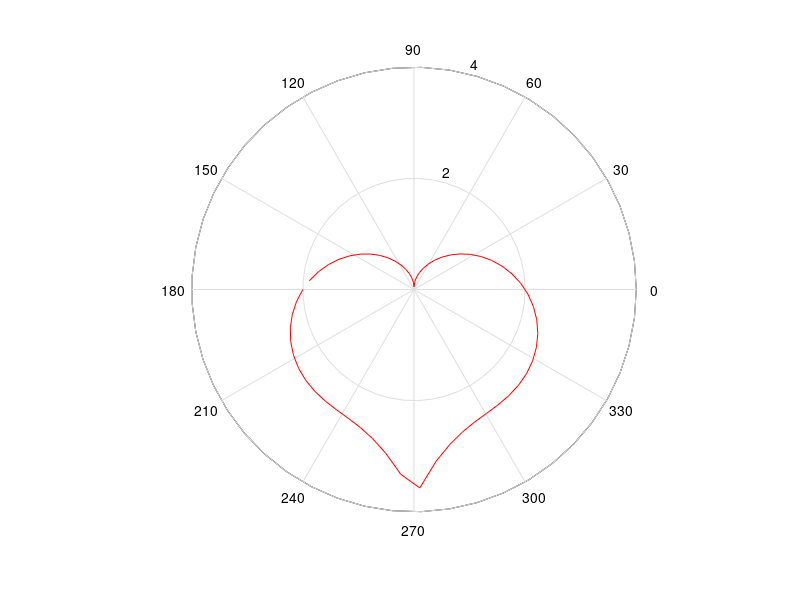
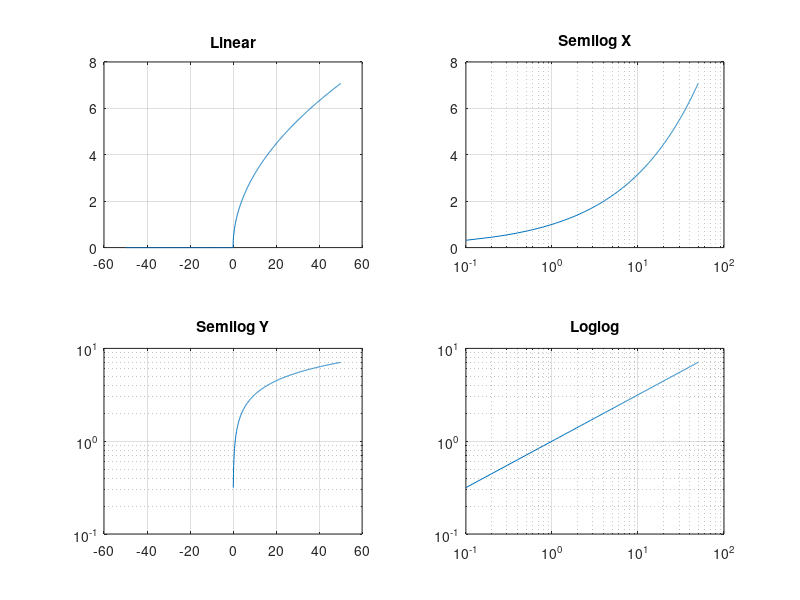

Source code (MATLAB) for these figures, in order: (Note: this script raises an error after producing the figures.)
%% Exercícios: 
close all
clear all
clc

%% 1. Plote em vermelho a função polar
theta = -pi:0.1:pi; 
rho = ((sin(theta) .* sqrt(abs(cos(theta)))) ./ (sin(theta) + 7/5)) - 2 .* sin(theta) + 2;

polar(theta, rho, 'r')

%% 2. Plote o gráfico da função sqrt(x) utilizando todos os quatro tipos de
% combinações de eixos (linear/logarítmico). 
x = -50:0.1:50;
z = sqrt(x);

figure
subplot(221)
plot(x, z)
title('Linear')
grid on

subplot(222)
semilogx(x, z)
title('Semilog X')
grid on

subplot(223)
semilogy(x, z)
title('Semilog Y')
grid on

subplot(224)
loglog(x, z)
title('Loglog')
grid on

%% 3. As seguintes funções descrevem as oscilações em circuitos elétricos e
% as vibrações de máquinas e estruturas. Sobreponha as plotagens dessas 
% funções no mesmo eixo. Como elas são similares, defina qual é a melhor 
% forma de plotá-las e de rotulá-las para evitar confusão.

t = -50:0.1:50;

x_t = 1000 * exp(-0.5 * t) .* sin(3 * t + 2);
y_t = 7 * exp(-0,4 * t) .* cos(5 * t - 3); 

